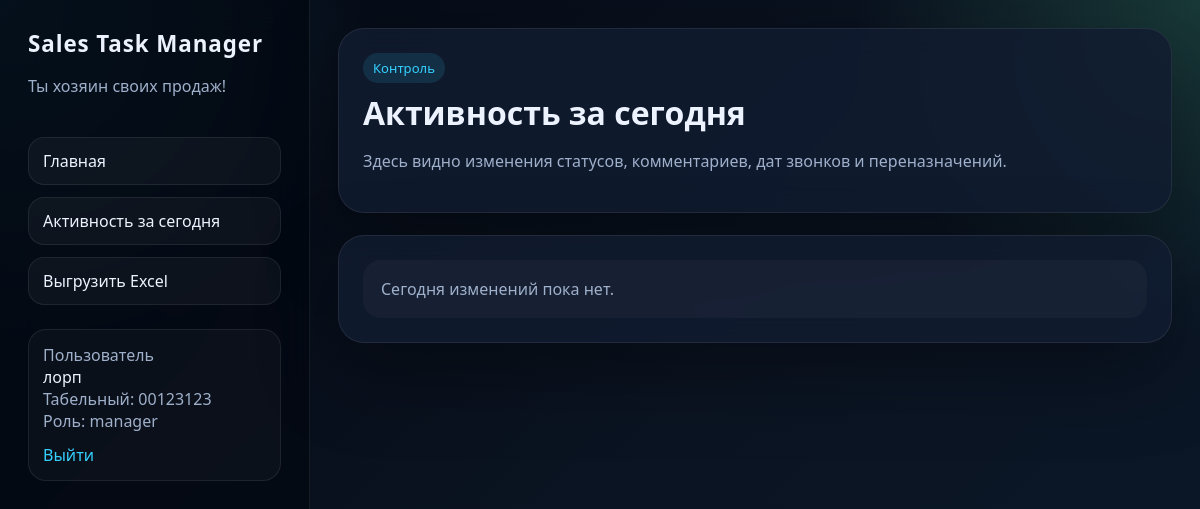
Page /activity (signed in) on the earlier database version.
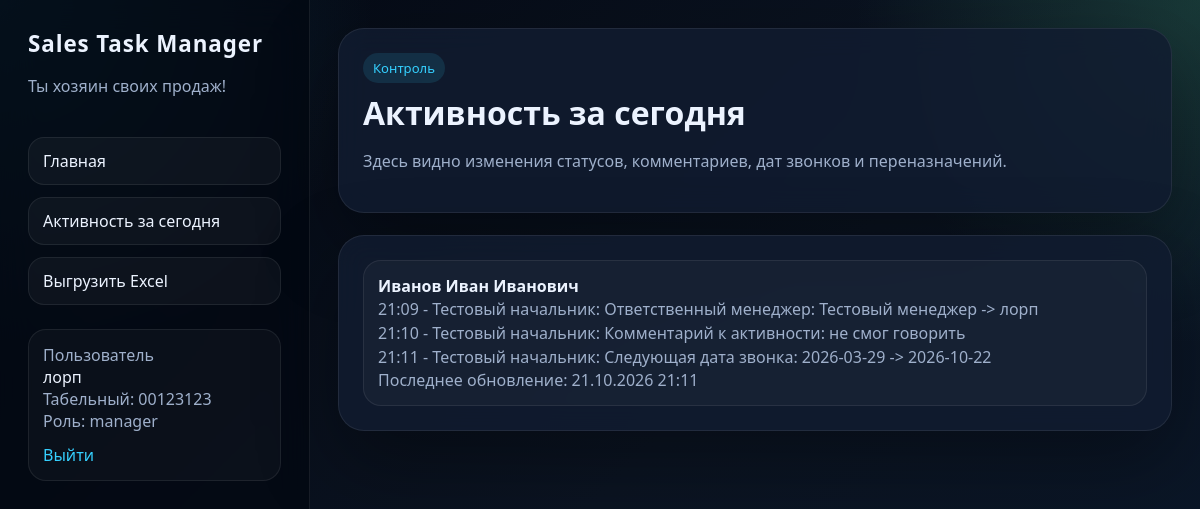
Same page on the later database version.
### app/models/entities.py (models this page shows)
class ActivityLog(Base):
    __tablename__ = "activity_logs"
    id: Mapped[int] = mapped_column(Integer, primary_key=True)
    client_id: Mapped[int] = mapped_column(ForeignKey("clients.id", ondelete="CASCADE"), index=True)
    actor_id: Mapped[int] = mapped_column(ForeignKey("users.id"), index=True)
    field_name: Mapped[str] = mapped_column(String(64))
    previous_value: Mapped[str] = mapped_column(Text, default="")
    new_value: Mapped[str] = mapped_column(Text, default="")
    created_at: Mapped[datetime] = mapped_column(DateTime, default=datetime.utcnow, index=True)
    client: Mapped[Client] = relationship(back_populates="activities")
    actor: Mapped[User] = relationship(back_populates="activities")

class Client(Base):
    __tablename__ = "clients"
    id: Mapped[int] = mapped_column(Integer, primary_key=True)
    full_name: Mapped[str] = mapped_column(String(255), index=True)
    company_name: Mapped[str] = mapped_column(String(255), default="")
    tax_number: Mapped[str] = mapped_column(String(64), unique=True, index=True)
    phone: Mapped[str] = mapped_column(String(64), default="")
    manager_notes: Mapped[str] = mapped_column(Text, default="")
    last_call_date: Mapped[date | None] = mapped_column(Date, nullable=True)
    next_call_date: Mapped[date | None] = mapped_column(Date, nullable=True)
    last_manager_activity_date: Mapped[date | None] = mapped_column(Date, nullable=True)
    status: Mapped[str] = mapped_column(String(64), default="Поиск контакта")
    monthly_turnover: Mapped[float | None] = mapped_column(Numeric(14, 2), nullable=True)
    mcc_code: Mapped[str] = mapped_column(String(32), default="")
    competitor_bank: Mapped[str] = mapped_column(String(255), default="")
    registration_address: Mapped[str] = mapped_column(String(500), default="")
    assigned_manager_id: Mapped[int | None] = mapped_column(ForeignKey("users.id"), nullable=True, index=True)
    updated_at: Mapped[datetime] = mapped_column(DateTime, default=datetime.utcnow, onupdate=datetime.utcnow)
    created_at: Mapped[datetime] = mapped_column(DateTime, default=datetime.utcnow)
    assigned_manager: Mapped[User | None] = relationship(back_populates="clients")
    funnel_links: Mapped[list["ClientFunnel"]] = relationship(back_populates="client", cascade="all, delete-orphan")
    comments: Mapped[list["Comment"]] = relationship(
        back_populates="client",
        cascade="all, delete-orphan",
        order_by="Comment.created_at",
    )
    activities: Mapped[list["ActivityLog"]] = relationship(back_populates="client", cascade="all, delete-orphan")

### app/main.py (the view)
@app.get("/activity", response_class=HTMLResponse)
async def activity_page(
    request: Request,
    current_user: User = Depends(get_current_user),
) -> HTMLResponse:
    async with SessionLocal() as session:
        user = await session.get(User, current_user.id)
        activities = await get_activity_feed(current_user=user, session=session)
    return render(request, "activity.html", {"current_user": user, "activities": activities})

### app/templates/activity.html
{% extends "base.html" %}
{% block content %}
<section class="hero compact">
    <div>
        <div class="badge">Контроль</div>
        <h1>Активность за сегодня</h1>
        <p class="muted">Здесь видно изменения статусов, комментариев, дат звонков и переназначений.</p>
    </div>
</section>
<section class="panel">
    <div class="activity-list">
        {% for item in activities %}
        <div class="activity-item">
            <div><strong>{{ item.client.full_name }}</strong></div>
            <div class="muted activity-body">{{ item.new_value }}</div>
            <div class="muted">Последнее обновление: {{ item.created_at.strftime("%d.%m.%Y %H:%M") }}</div>
        </div>
        {% else %}
        <div class="empty-state">Сегодня изменений пока нет.</div>
        {% endfor %}
    </div>
</section>
{% endblock %}

Differences in the rows shown:
added ActivityLog: client.full_name "Иванов Иван Иванович", new_value "21:09 - Тестовый начальник: Ответственный менеджер: Тестовый менеджер -> лорп 21:10 - Тестовый начальник: Комментарий к активности: не смог говорить 21:11 - Тестовый начальник: Следующая дата звонка: 2026-03-29 -> 2026-10-22", created_at "21.10.2026 21:11"
Other differences:
text no longer shown: "Сегодня изменений пока нет."
